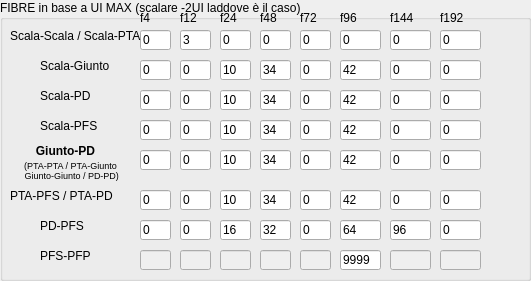
     <widget class="QGroupBox" name="chkDB_3">
      <property name="enabled">
       <bool>true</bool>
      </property>
      <property name="geometry">
       <rect>
        <x>10</x>
        <y>150</y>
        <width>531</width>
        <height>281</height>
       </rect>
      </property>
      <property name="title">
       <string>FIBRE in base a UI MAX (scalare -2UI laddove è il caso)</string>
      </property>
      <property name="checkable">
       <bool>false</bool>
      </property>
      <property name="checked">
       <bool>false</bool>
      </property>
      <widget class="QLabel" name="label_23">
       <property name="geometry">
        <rect>
         <x>140</x>
         <y>10</y>
         <width>31</width>
         <height>16</height>
        </rect>
       </property>
       <property name="text">
        <string>f4</string>
       </property>
      </widget>
      <widget class="QLineEdit" name="scala_pta_f4">
       <property name="geometry">
        <rect>
         <x>140</x>
         <y>30</y>
         <width>31</width>
         <height>20</height>
        </rect>
       </property>
       <property name="text">
        <string>0</string>
       </property>
      </widget>
      <widget class="QLineEdit" name="scala_pta_f12">
       <property name="geometry">
        <rect>
         <x>180</x>
         <y>30</y>
         <width>31</width>
         <height>20</height>
        </rect>
       </property>
       <property name="text">
        <string>3</string>
       </property>
      </widget>
      <widget class="QLineEdit" name="scala_pta_f24">
       <property name="geometry">
        <rect>
         <x>220</x>
         <y>30</y>
         <width>31</width>
         <height>20</height>
        </rect>
       </property>
       <property name="text">
        <string>0</string>
       </property>
      </widget>
      <widget class="QLineEdit" name="scala_pta_f48">
       <property name="geometry">
        <rect>
         <x>260</x>
         <y>30</y>
         <width>31</width>
         <height>20</height>
        </rect>
       </property>
       <property name="text">
        <string>0</string>
       </property>
      </widget>
      <widget class="QLineEdit" name="scala_pta_f72">
       <property name="geometry">
        <rect>
         <x>300</x>
         <y>30</y>
         <width>31</width>
         <height>20</height>
        </rect>
       </property>
       <property name="text">
        <string>0</string>
       </property>
      </widget>
      <widget class="QLineEdit" name="scala_pta_f96">
       <property name="geometry">
        <rect>
         <x>340</x>
         <y>30</y>
         <width>41</width>
         <height>20</height>
        </rect>
       </property>
       <property name="text">
        <string>0</string>
       </property>
      </widget>
      <widget class="QLineEdit" name="scala_pta_f144">
       <property name="geometry">
        <rect>
         <x>390</x>
         <y>30</y>
         <width>41</width>
         <height>20</height>
        </rect>
       </property>
       <property name="text">
        <string>0</string>
       </property>
      </widget>
      <widget class="QLabel" name="label_25">
       <property name="geometry">
        <rect>
         <x>10</x>
         <y>20</y>
         <width>131</width>
         <height>31</height>
        </rect>
       </property>
       <property name="text">
        <string>Scala-Scala / Scala-PTA</string>
       </property>
      </widget>
      <widget class="QLabel" name="label_26">
       <property name="geometry">
        <rect>
         <x>180</x>
         <y>10</y>
         <width>31</width>
         <height>16</height>
        </rect>
       </property>
       <property name="text">
        <string>f12</string>
       </property>
      </widget>
      <widget class="QLabel" name="label_27">
       <property name="geometry">
        <rect>
         <x>220</x>
         <y>10</y>
         <width>31</width>
         <height>16</height>
        </rect>
       </property>
       <property name="text">
        <string>f24</string>
       </property>
      </widget>
      <widget class="QLabel" name="label_28">
       <property name="geometry">
        <rect>
         <x>260</x>
         <y>10</y>
         <width>31</width>
         <height>16</height>
        </rect>
       </property>
       <property name="text">
        <string>f48</string>
       </property>
      </widget>
      <widget class="QLabel" name="label_29">
       <property name="geometry">
        <rect>
         <x>300</x>
         <y>10</y>
         <width>31</width>
         <height>16</height>
        </rect>
       </property>
       <property name="text">
        <string>f72</string>
       </property>
      </widget>
      <widget class="QLabel" name="label_31">
       <property name="geometry">
        <rect>
         <x>390</x>
         <y>10</y>
         <width>31</width>
         <height>16</height>
        </rect>
       </property>
       <property name="text">
        <string>f144</string>
       </property>
      </widget>
      <widget class="QLabel" name="label_32">
       <property name="geometry">
        <rect>
         <x>40</x>
         <y>50</y>
         <width>91</width>
         <height>31</height>
        </rect>
       </property>
       <property name="text">
        <string>Scala-Giunto</string>
       </property>
      </widget>
      <widget class="QLabel" name="label_33">
       <property name="geometry">
        <rect>
         <x>340</x>
         <y>10</y>
         <width>31</width>
         <height>16</height>
        </rect>
       </property>
       <property name="text">
        <string>f96</string>
       </property>
      </widget>
      <widget class="QLineEdit" name="scala_giunto_f12">
       <property name="geometry">
        <rect>
         <x>180</x>
         <y>60</y>
         <width>31</width>
         <height>20</height>
        </rect>
       </property>
       <property name="text">
        <string>0</string>
       </property>
      </widget>
      <widget class="QLineEdit" name="scala_giunto_f4">
       <property name="geometry">
        <rect>
         <x>140</x>
         <y>60</y>
         <width>31</width>
         <height>20</height>
        </rect>
       </property>
       <property name="text">
        <string>0</string>
       </property>
      </widget>
      <widget class="QLineEdit" name="scala_giunto_f96">
       <property name="geometry">
        <rect>
         <x>340</x>
         <y>60</y>
         <width>41</width>
         <height>20</height>
        </rect>
       </property>
       <property name="text">
        <string>42</string>
       </property>
      </widget>
      <widget class="QLineEdit" name="scala_giunto_f72">
       <property name="geometry">
        <rect>
         <x>300</x>
         <y>60</y>
         <width>31</width>
         <height>20</height>
        </rect>
       </property>
       <property name="text">
        <string>0</string>
       </property>
      </widget>
      <widget class="QLineEdit" name="scala_giunto_f24">
       <property name="geometry">
        <rect>
         <x>220</x>
         <y>60</y>
         <width>31</width>
         <height>20</height>
        </rect>
       </property>
       <property name="text">
        <string>10</string>
       </property>
      </widget>
      <widget class="QLineEdit" name="scala_giunto_f48">
       <property name="geometry">
        <rect>
         <x>260</x>
         <y>60</y>
         <width>31</width>
         <height>20</height>
        </rect>
       </property>
       <property name="text">
        <string>34</string>
       </property>
      </widget>
      <widget class="QLineEdit" name="scala_giunto_f144">
       <property name="geometry">
        <rect>
         <x>390</x>
         <y>60</y>
         <width>41</width>
         <height>20</height>
        </rect>
       </property>
       <property name="text">
        <string>0</string>
       </property>
      </widget>
      <widget class="QLineEdit" name="scala_pta_f192">
       <property name="geometry">
        <rect>
         <x>440</x>
         <y>30</y>
         <width>41</width>
         <height>20</height>
        </rect>
       </property>
       <property name="text">
        <string>0</string>
       </property>
      </widget>
      <widget class="QLabel" name="label_37">
       <property name="geometry">
        <rect>
         <x>440</x>
         <y>10</y>
         <width>31</width>
         <height>16</height>
        </rect>
       </property>
       <property name="text">
        <string>f192</string>
       </property>
      </widget>
      <widget class="QLineEdit" name="scala_giunto_f192">
       <property name="geometry">
        <rect>
         <x>440</x>
         <y>60</y>
         <width>41</width>
         <height>20</height>
        </rect>
       </property>
       <property name="text">
        <string>0</string>
       </property>
      </widget>
      <widget class="QLineEdit" name="pd_pfs_f24">
       <property name="geometry">
        <rect>
         <x>220</x>
         <y>220</y>
         <width>31</width>
         <height>20</height>
        </rect>
       </property>
       <property name="text">
        <string>16</string>
       </property>
      </widget>
      <widget class="QLineEdit" name="pd_pfs_f12">
       <property name="geometry">
        <rect>
         <x>180</x>
         <y>220</y>
         <width>31</width>
         <height>20</height>
        </rect>
       </property>
       <property name="text">
        <string>0</string>
       </property>
      </widget>
      <widget class="QLineEdit" name="pd_pfs_f96">
       <property name="geometry">
        <rect>
         <x>340</x>
         <y>220</y>
         <width>41</width>
         <height>20</height>
        </rect>
       </property>
       <property name="text">
        <string>64</string>
       </property>
      </widget>
      <widget class="QLineEdit" name="pd_pfs_f48">
       <property name="geometry">
        <rect>
         <x>260</x>
         <y>220</y>
         <width>31</width>
         <height>20</height>
        </rect>
       </property>
       <property name="text">
        <string>32</string>
       </property>
      </widget>
      <widget class="QLineEdit" name="pd_pfs_f72">
       <property name="geometry">
        <rect>
         <x>300</x>
         <y>220</y>
         <width>31</width>
         <height>20</height>
        </rect>
       </property>
       <property name="text">
        <string>0</string>
       </property>
      </widget>
      <widget class="QLineEdit" name="pd_pfs_f4">
       <property name="geometry">
        <rect>
         <x>140</x>
         <y>220</y>
         <width>31</width>
         <height>20</height>
        </rect>
       </property>
       <property name="text">
        <string>0</string>
       </property>
      </widget>
      <widget class="QLineEdit" name="pd_pfs_f192">
       <property name="geometry">
        <rect>
         <x>440</x>
         <y>220</y>
         <width>41</width>
         <height>20</height>
        </rect>
       </property>
       <property name="text">
        <string>0</string>
       </property>
      </widget>
      <widget class="QLabel" name="label_38">
       <property name="geometry">
        <rect>
         <x>40</x>
         <y>210</y>
         <width>81</width>
         <height>31</height>
        </rect>
       </property>
       <property name="text">
        <string>PD-PFS</string>
       </property>
      </widget>
      <widget class="QLineEdit" name="pd_pfs_f144">
       <property name="geometry">
        <rect>
         <x>390</x>
         <y>220</y>
         <width>41</width>
         <height>20</height>
        </rect>
       </property>
       <property name="text">
        <string>96</string>
       </property>
      </widget>
      <widget class="QLineEdit" name="giunto_pd_f24">
       <property name="geometry">
        <rect>
         <x>220</x>
         <y>150</y>
         <width>31</width>
         <height>20</height>
        </rect>
       </property>
       <property name="text">
        <string>10</string>
       </property>
      </widget>
      <widget class="QLineEdit" name="giunto_pd_f12">
       <property name="geometry">
        <rect>
         <x>180</x>
         <y>150</y>
         <width>31</width>
         <height>20</height>
        </rect>
       </property>
       <property name="text">
        <string>0</string>
       </property>
      </widget>
      <widget class="QLineEdit" name="giunto_pd_f96">
       <property name="geometry">
        <rect>
         <x>340</x>
         <y>150</y>
         <width>41</width>
         <height>20</height>
        </rect>
       </property>
       <property name="text">
        <string>42</string>
       </property>
      </widget>
      <widget class="QLineEdit" name="giunto_pd_f48">
       <property name="geometry">
        <rect>
         <x>260</x>
         <y>150</y>
         <width>31</width>
         <height>20</height>
        </rect>
       </property>
       <property name="text">
        <string>34</string>
       </property>
      </widget>
      <widget class="QLineEdit" name="giunto_pd_f72">
       <property name="geometry">
        <rect>
         <x>300</x>
         <y>150</y>
         <width>31</width>
         <height>20</height>
        </rect>
       </property>
       <property name="text">
        <string>0</string>
       </property>
      </widget>
      <widget class="QLineEdit" name="giunto_pd_f4">
       <property name="geometry">
        <rect>
         <x>140</x>
         <y>150</y>
         <width>31</width>
         <height>20</height>
        </rect>
       </property>
       <property name="text">
        <string>0</string>
       </property>
      </widget>
      <widget class="QLineEdit" name="giunto_pd_f192">
       <property name="geometry">
        <rect>
         <x>440</x>
         <y>150</y>
         <width>41</width>
         <height>20</height>
        </rect>
       </property>
       <property name="text">
        <string>0</string>
       </property>
      </widget>
      <widget class="QLabel" name="label_62">
       <property name="geometry">
        <rect>
         <x>10</x>
         <y>140</y>
         <width>111</width>
         <height>21</height>
        </rect>
       </property>
       <property name="font">
        <font>
         <weight>75</weight>
         <bold>true</bold>
        </font>
       </property>
       <property name="text">
        <string>Giunto-PD</string>
       </property>
       <property name="alignment">
        <set>Qt::AlignCenter</set>
       </property>
      </widget>
      <widget class="QLineEdit" name="giunto_pd_f144">
       <property name="geometry">
        <rect>
         <x>390</x>
         <y>150</y>
         <width>41</width>
         <height>20</height>
        </rect>
       </property>
       <property name="text">
        <string>0</string>
       </property>
      </widget>
      <widget class="QLineEdit" name="pta_pd_f24">
       <property name="geometry">
        <rect>
         <x>220</x>
         <y>190</y>
         <width>31</width>
         <height>20</height>
        </rect>
       </property>
       <property name="text">
        <string>10</string>
       </property>
      </widget>
      <widget class="QLineEdit" name="pta_pd_f12">
       <property name="geometry">
        <rect>
         <x>180</x>
         <y>190</y>
         <width>31</width>
         <height>20</height>
        </rect>
       </property>
       <property name="text">
        <string>0</string>
       </property>
      </widget>
      <widget class="QLineEdit" name="pta_pd_f96">
       <property name="geometry">
        <rect>
         <x>340</x>
         <y>190</y>
         <width>41</width>
         <height>20</height>
        </rect>
       </property>
       <property name="text">
        <string>42</string>
       </property>
      </widget>
      <widget class="QLineEdit" name="pta_pd_f48">
       <property name="geometry">
        <rect>
         <x>260</x>
         <y>190</y>
         <width>31</width>
         <height>20</height>
        </rect>
       </property>
       <property name="text">
        <string>34</string>
       </property>
      </widget>
      <widget class="QLineEdit" name="pta_pd_f72">
       <property name="geometry">
        <rect>
         <x>300</x>
         <y>190</y>
         <width>31</width>
         <height>20</height>
        </rect>
       </property>
       <property name="text">
        <string>0</string>
       </property>
      </widget>
      <widget class="QLineEdit" name="pta_pd_f4">
       <property name="geometry">
        <rect>
         <x>140</x>
         <y>190</y>
         <width>31</width>
         <height>20</height>
        </rect>
       </property>
       <property name="text">
        <string>0</string>
       </property>
      </widget>
      <widget class="QLineEdit" name="pta_pd_f192">
       <property name="geometry">
        <rect>
         <x>440</x>
         <y>190</y>
         <width>41</width>
         <height>20</height>
        </rect>
       </property>
       <property name="text">
        <string>0</string>
       </property>
      </widget>
      <widget class="QLabel" name="label_63">
       <property name="geometry">
        <rect>
         <x>10</x>
         <y>180</y>
         <width>111</width>
         <height>31</height>
        </rect>
       </property>
       <property name="text">
        <string>PTA-PFS / PTA-PD</string>
       </property>
      </widget>
      <widget class="QLineEdit" name="pta_pd_f144">
       <property name="geometry">
        <rect>
         <x>390</x>
         <y>190</y>
         <width>41</width>
         <height>20</height>
        </rect>
       </property>
       <property name="text">
        <string>0</string>
       </property>
      </widget>
      <widget class="QLineEdit" name="pfs_pfp_f72">
       <property name="enabled">
        <bool>false</bool>
       </property>
       <property name="geometry">
        <rect>
         <x>300</x>
         <y>250</y>
         <width>31</width>
         <height>20</height>
        </rect>
       </property>
       <property name="text">
        <string/>
       </property>
      </widget>
      <widget class="QLineEdit" name="pfs_pfp_f192">
       <property name="enabled">
        <bool>false</bool>
       </property>
       <property name="geometry">
        <rect>
         <x>440</x>
         <y>250</y>
         <width>41</width>
         <height>20</height>
        </rect>
       </property>
       <property name="text">
        <string/>
       </property>
      </widget>
      <widget class="QLineEdit" name="pfs_pfp_f4">
       <property name="enabled">
        <bool>false</bool>
       </property>
       <property name="geometry">
        <rect>
         <x>140</x>
         <y>250</y>
         <width>31</width>
         <height>20</height>
        </rect>
       </property>
       <property name="text">
        <string/>
       </property>
      </widget>
      <widget class="QLineEdit" name="pfs_pfp_f12">
       <property name="enabled">
        <bool>false</bool>
       </property>
       <property name="geometry">
        <rect>
         <x>180</x>
         <y>250</y>
         <width>31</width>
         <height>20</height>
        </rect>
       </property>
       <property name="text">
        <string/>
       </property>
      </widget>
      <widget class="QLineEdit" name="pfs_pfp_f24">
       <property name="enabled">
        <bool>false</bool>
       </property>
       <property name="geometry">
        <rect>
         <x>220</x>
         <y>250</y>
         <width>31</width>
         <height>20</height>
        </rect>
       </property>
       <property name="text">
        <string/>
       </property>
      </widget>
      <widget class="QLineEdit" name="pfs_pfp_f48">
       <property name="enabled">
        <bool>false</bool>
       </property>
       <property name="geometry">
        <rect>
         <x>260</x>
         <y>250</y>
         <width>31</width>
         <height>20</height>
        </rect>
       </property>
       <property name="text">
        <string/>
       </property>
      </widget>
      <widget class="QLineEdit" name="pfs_pfp_f144">
       <property name="enabled">
        <bool>false</bool>
       </property>
       <property name="geometry">
        <rect>
         <x>390</x>
         <y>250</y>
         <width>41</width>
         <height>20</height>
        </rect>
       </property>
       <property name="text">
        <string/>
       </property>
      </widget>
      <widget class="QLabel" name="label_76">
       <property name="geometry">
        <rect>
         <x>40</x>
         <y>240</y>
         <width>81</width>
         <height>31</height>
        </rect>
       </property>
       <property name="text">
        <string>PFS-PFP</string>
       </property>
      </widget>
      <widget class="QLineEdit" name="pfs_pfp_f96">
       <property name="geometry">
        <rect>
         <x>340</x>
         <y>250</y>
         <width>41</width>
         <height>20</height>
        </rect>
       </property>
       <property name="text">
        <string>9999</string>
       </property>
      </widget>
      <widget class="QLineEdit" name="scala_pfs_f24">
       <property name="geometry">
        <rect>
         <x>220</x>
         <y>120</y>
         <width>31</width>
         <height>20</height>
        </rect>
       </property>
       <property name="text">
        <string>10</string>
       </property>
      </widget>
      <widget class="QLineEdit" name="scala_pfs_f12">
       <property name="geometry">
        <rect>
         <x>180</x>
         <y>120</y>
         <width>31</width>
         <height>20</height>
        </rect>
       </property>
       <property name="text">
        <string>0</string>
       </property>
      </widget>
      <widget class="QLineEdit" name="scala_pfs_f96">
       <property name="geometry">
        <rect>
         <x>340</x>
         <y>120</y>
         <width>41</width>
         <height>20</height>
        </rect>
       </property>
       <property name="text">
        <string>42</string>
       </property>
      </widget>
      <widget class="QLineEdit" name="scala_pfs_f48">
       <property name="geometry">
        <rect>
         <x>260</x>
         <y>120</y>
         <width>31</width>
         <height>20</height>
        </rect>
       </property>
       <property name="text">
        <string>34</string>
       </property>
      </widget>
      <widget class="QLineEdit" name="scala_pfs_f72">
       <property name="geometry">
        <rect>
         <x>300</x>
         <y>120</y>
         <width>31</width>
         <height>20</height>
        </rect>
       </property>
       <property name="text">
        <string>0</string>
       </property>
      </widget>
      <widget class="QLineEdit" name="scala_pfs_f4">
       <property name="geometry">
        <rect>
         <x>140</x>
         <y>120</y>
         <width>31</width>
         <height>20</height>
        </rect>
       </property>
       <property name="text">
        <string>0</string>
       </property>
      </widget>
      <widget class="QLineEdit" name="scala_pfs_f192">
       <property name="geometry">
        <rect>
         <x>440</x>
         <y>120</y>
         <width>41</width>
         <height>20</height>
        </rect>
       </property>
       <property name="text">
        <string>0</string>
       </property>
      </widget>
      <widget class="QLabel" name="label_77">
       <property name="geometry">
        <rect>
         <x>40</x>
         <y>110</y>
         <width>91</width>
         <height>31</height>
        </rect>
       </property>
       <property name="text">
        <string>Scala-PFS</string>
       </property>
      </widget>
      <widget class="QLineEdit" name="scala_pfs_f144">
       <property name="geometry">
        <rect>
         <x>390</x>
         <y>120</y>
         <width>41</width>
         <height>20</height>
        </rect>
       </property>
       <property name="text">
        <string>0</string>
       </property>
      </widget>
      <widget class="QLineEdit" name="scala_pd_f144">
       <property name="geometry">
        <rect>
         <x>390</x>
         <y>90</y>
         <width>41</width>
         <height>20</height>
        </rect>
       </property>
       <property name="text">
        <string>0</string>
       </property>
      </widget>
      <widget class="QLineEdit" name="scala_pd_f192">
       <property name="geometry">
        <rect>
         <x>440</x>
         <y>90</y>
         <width>41</width>
         <height>20</height>
        </rect>
       </property>
       <property name="text">
        <string>0</string>
       </property>
      </widget>
      <widget class="QLineEdit" name="scala_pd_f48">
       <property name="geometry">
        <rect>
         <x>260</x>
         <y>90</y>
         <width>31</width>
         <height>20</height>
        </rect>
       </property>
       <property name="text">
        <string>34</string>
       </property>
      </widget>
      <widget class="QLineEdit" name="scala_pd_f4">
       <property name="geometry">
        <rect>
         <x>140</x>
         <y>90</y>
         <width>31</width>
         <height>20</height>
        </rect>
       </property>
       <property name="text">
        <string>0</string>
       </property>
      </widget>
      <widget class="QLineEdit" name="scala_pd_f96">
       <property name="geometry">
        <rect>
         <x>340</x>
         <y>90</y>
         <width>41</width>
         <height>20</height>
        </rect>
       </property>
       <property name="text">
        <string>42</string>
       </property>
      </widget>
      <widget class="QLabel" name="label_39">
       <property name="geometry">
        <rect>
         <x>40</x>
         <y>80</y>
         <width>91</width>
         <height>31</height>
        </rect>
       </property>
       <property name="text">
        <string>Scala-PD</string>
       </property>
      </widget>
      <widget class="QLineEdit" name="scala_pd_f24">
       <property name="geometry">
        <rect>
         <x>220</x>
         <y>90</y>
         <width>31</width>
         <height>20</height>
        </rect>
       </property>
       <property name="text">
        <string>10</string>
       </property>
      </widget>
      <widget class="QLineEdit" name="scala_pd_f72">
       <property name="geometry">
        <rect>
         <x>300</x>
         <y>90</y>
         <width>31</width>
         <height>20</height>
        </rect>
       </property>
       <property name="text">
        <string>0</string>
       </property>
      </widget>
      <widget class="QLineEdit" name="scala_pd_f12">
       <property name="geometry">
        <rect>
         <x>180</x>
         <y>90</y>
         <width>31</width>
         <height>20</height>
        </rect>
       </property>
       <property name="text">
        <string>0</string>
       </property>
      </widget>
      <widget class="QLabel" name="label_69">
       <property name="geometry">
        <rect>
         <x>10</x>
         <y>150</y>
         <width>121</width>
         <height>41</height>
        </rect>
       </property>
       <property name="font">
        <font>
         <pointsize>7</pointsize>
        </font>
       </property>
       <property name="text">
        <string>(PTA-PTA / PTA-Giunto 
 Giunto-Giunto / PD-PD)</string>
       </property>
       <property name="alignment">
        <set>Qt::AlignCenter</set>
       </property>
      </widget>
     </widget>
